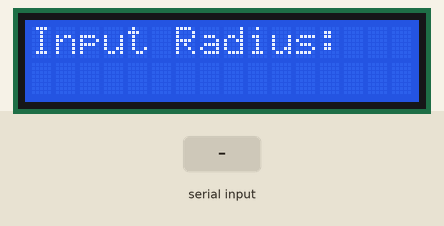
Bench run of a sketch on a simulated Arduino Uno, built with avr-gcc and run on an emulated ATmega328P. Shown: 16×2 character LCD. The test bench sets the inputs (shaded band).

Above: at 1.2 s.
1.3 s: "90,45\n" received over Serial
At 2.6 s:
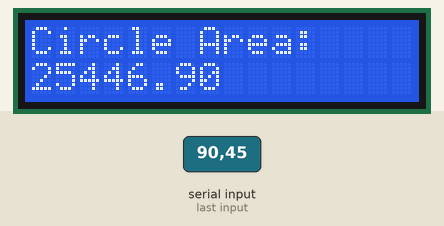
At 6.8 s:
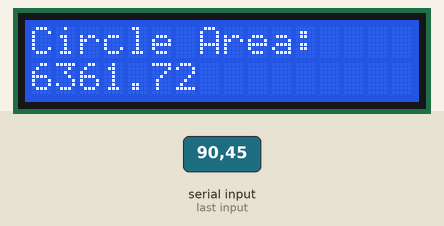
Timing chart, 0 to 8.3 s (numbered marks = the images above; inputs shaded):
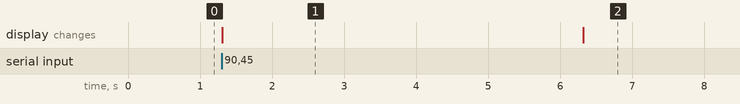

Measured:
- after the input at 1.3 s, the display: changes at once (image 1)
- what the display in image 1 shows lasts 5.0 s, from 1.3 s to 6.3 s

The sketch:

lcdCircleAreaCalc.ino
```cpp
#include <LiquidCrystal.h>
int rs = 7;
int en = 8;
int d4 = 9;
int d5 = 10;
int d6 = 11;
int d7 = 12;

float radius;
float area;

LiquidCrystal lcd(rs, en, d4, d5, d6, d7);

void setup() {
  lcd.begin (16, 2);
  Serial.begin (9600);

}

void loop() {
  lcd.clear();
  lcd.setCursor(0, 0);
  lcd.print ("Input Radius: ");
  while (Serial.available() == 0) { }
  radius = Serial.parseFloat();
  lcd.clear();

  area = (radius * radius) * 3.14159265359;

  lcd.print ("Circle Area: ");
  lcd.setCursor(0, 1);
  lcd.print (area);
  delay(5000);

}
```
